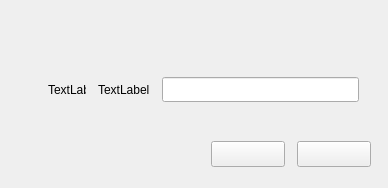
<?xml version="1.0" encoding="UTF-8"?>
<ui version="4.0">
 <class>MSGBOX</class>
 <widget class="QWidget" name="MSGBOX">
  <property name="geometry">
   <rect>
    <x>0</x>
    <y>0</y>
    <width>388</width>
    <height>188</height>
   </rect>
  </property>
  <property name="windowTitle">
   <string>Form</string>
  </property>
  <property name="styleSheet">
   <string notr="true">#MSGBOX{
border-width: 15px;
border-image: url(:/Resources/shadow_wnd_bg.png) 15 15 15 15;
}</string>
  </property>
  <widget class="QWidget" name="layoutWidget">
   <property name="geometry">
    <rect>
     <x>0</x>
     <y>70</y>
     <width>381</width>
     <height>40</height>
    </rect>
   </property>
   <layout class="QHBoxLayout" name="horizontalLayout">
    <property name="spacing">
     <number>12</number>
    </property>
    <property name="leftMargin">
     <number>0</number>
    </property>
    <property name="rightMargin">
     <number>22</number>
    </property>
    <item>
     <spacer name="horizontalSpacer">
      <property name="orientation">
       <enum>Qt::Horizontal</enum>
      </property>
      <property name="sizeType">
       <enum>QSizePolicy::Preferred</enum>
      </property>
      <property name="sizeHint" stdset="0">
       <size>
        <width>48</width>
        <height>20</height>
       </size>
      </property>
     </spacer>
    </item>
    <item>
     <widget class="QLabel" name="MessageIcon">
      <property name="minimumSize">
       <size>
        <width>38</width>
        <height>38</height>
       </size>
      </property>
      <property name="maximumSize">
       <size>
        <width>38</width>
        <height>38</height>
       </size>
      </property>
      <property name="text">
       <string>TextLabel</string>
      </property>
     </widget>
    </item>
    <item>
     <widget class="QLabel" name="MessageContent">
      <property name="text">
       <string>TextLabel</string>
      </property>
     </widget>
    </item>
    <item>
     <widget class="QLineEdit" name="inputContent">
      <property name="minimumSize">
       <size>
        <width>180</width>
        <height>25</height>
       </size>
      </property>
      <property name="maximumSize">
       <size>
        <width>16777215</width>
        <height>25</height>
       </size>
      </property>
     </widget>
    </item>
   </layout>
  </widget>
  <widget class="QWidget" name="layoutWidget_2">
   <property name="geometry">
    <rect>
     <x>0</x>
     <y>140</y>
     <width>381</width>
     <height>28</height>
    </rect>
   </property>
   <layout class="QHBoxLayout" name="horizontalLayout_6">
    <property name="spacing">
     <number>12</number>
    </property>
    <property name="rightMargin">
     <number>10</number>
    </property>
    <item>
     <spacer name="horizontalSpacer_6">
      <property name="orientation">
       <enum>Qt::Horizontal</enum>
      </property>
      <property name="sizeHint" stdset="0">
       <size>
        <width>40</width>
        <height>20</height>
       </size>
      </property>
     </spacer>
    </item>
    <item>
     <widget class="QPushButton" name="pButtonOk">
      <property name="minimumSize">
       <size>
        <width>74</width>
        <height>26</height>
       </size>
      </property>
      <property name="maximumSize">
       <size>
        <width>74</width>
        <height>26</height>
       </size>
      </property>
      <property name="text">
       <string/>
      </property>
     </widget>
    </item>
    <item>
     <widget class="QPushButton" name="pButtonCancel">
      <property name="minimumSize">
       <size>
        <width>74</width>
        <height>26</height>
       </size>
      </property>
      <property name="maximumSize">
       <size>
        <width>74</width>
        <height>26</height>
       </size>
      </property>
      <property name="text">
       <string/>
      </property>
     </widget>
    </item>
   </layout>
  </widget>
 </widget>
 <resources/>
 <connections/>
</ui>
